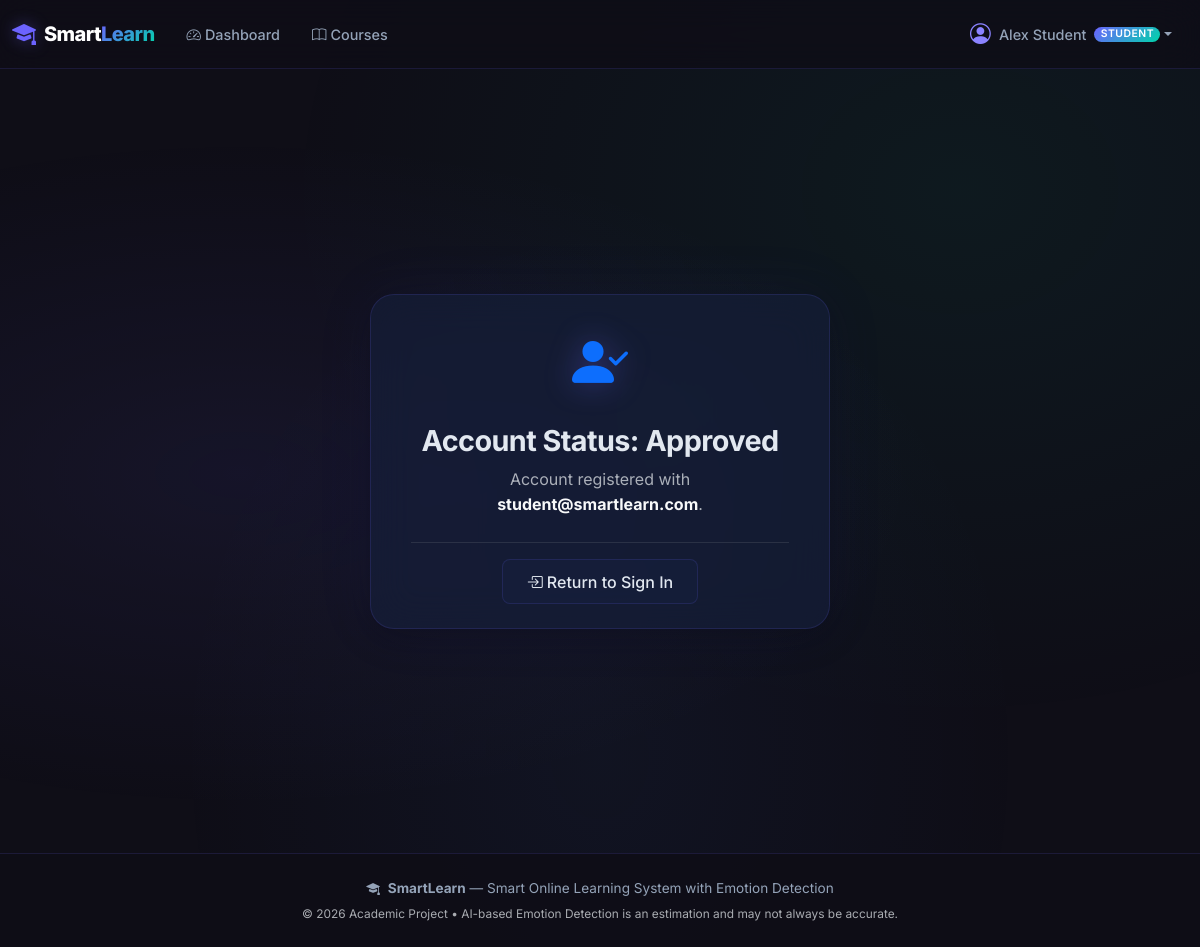
Screenshot of /account-status (signed in) with the database file from the repository.
### database/models.py (models this page shows)
class User(db.Model):
    __tablename__ = 'users'
    id = db.Column(db.Integer, primary_key=True)
    name = db.Column(db.String(150), nullable=False)
    email = db.Column(db.String(150), unique=True, nullable=False, index=True)
    password_hash = db.Column(db.String(255), nullable=False)
    role = db.Column(db.String(20), nullable=False, default='student')  # 'student', 'teacher', 'admin'
    status = db.Column(db.String(20), nullable=False, default='approved', index=True)  # 'unverified', 'pending_approval', 'approved', 'rejected', 'suspended'
    rejection_reason = db.Column(db.Text, nullable=True)
    is_active = db.Column(db.Integer, nullable=False, default=1)
    profile_image = db.Column(db.String(255), nullable=True)
    streak_days = db.Column(db.Integer, nullable=False, default=0)
    last_active_date = db.Column(db.Date, nullable=True)
    last_login = db.Column(db.DateTime, nullable=True)
    created_at = db.Column(db.DateTime, default=datetime.utcnow)
    courses = db.relationship('Course', backref='teacher', lazy=True, foreign_keys='Course.teacher_id')
    enrollments = db.relationship('Enrollment', backref='student', lazy=True, cascade='all, delete-orphan')
    quiz_attempts = db.relationship('QuizAttempt', backref='student', lazy=True, cascade='all, delete-orphan')
    emotion_logs = db.relationship('EmotionLog', backref='student', lazy=True, cascade='all, delete-orphan')
    notifications = db.relationship('Notification', backref='user', lazy=True, cascade='all, delete-orphan')
    otps = db.relationship('EmailOTP', backref='user', lazy=True, cascade='all, delete-orphan')

### routes/auth.py (the view)
@auth_bp.route('/account-status')
def account_status():
    email = session.get('status_email')
    if current_user.is_authenticated:
        email = current_user.email
    user_row = None
    if email:
        user_row = query_db('SELECT name, email, role, status, rejection_reason FROM users WHERE email = ?', [email], one=True)
    status = user_row['status'] if user_row else 'pending_approval'
    rejection_reason = user_row['rejection_reason'] if user_row else None
    user_name = user_row['name'] if user_row else 'Learner'
    return render_template(
        'account_status.html',
        status=status,
        user_name=user_name,
        email=email,
        rejection_reason=rejection_reason
    )

### database/database.py (called while the page is built)
def get_db():
    if 'db' not in g:
        g.db = sqlite3.connect(
            current_app.config['DATABASE'],
            detect_types=sqlite3.PARSE_DECLTYPES
        )
        g.db.row_factory = sqlite3.Row
        g.db.execute('PRAGMA foreign_keys = ON')
    return g.db

def query_db(query, args=(), one=False):
    db = get_db()
    cur = db.execute(query, args)
    rv = cur.fetchall()
    cur.close()
    return (rv[0] if rv else None) if one else rv

### templates/account_status.html (shortened to what this page needs)
{% extends "base.html" %}
{% block content %}
<div class="auth-wrapper">
    <div class="auth-card fade-in text-center py-4">
        {% if status == 'pending_approval' %}
            <div class="auth-logo text-warning mb-3" style="font-size: 3.5rem;">
                <i class="bi bi-hourglass-split"></i>
            </div>
            <h2 class="h3 fw-bold mb-2">Registration Under Review</h2>
            <div class="badge bg-warning bg-opacity-25 text-warning px-3 py-2 fs-6 mb-3">
                <i class="bi bi-clock-history me-1"></i>Pending Administrator Approval
            </div>
            <p class="text-muted mb-4 px-2">
                Thank you for verifying your email, <strong class="text-light">{{ user_name }}</strong>.<br>
                Your registration is currently being reviewed by an administrator. Once approved, you will receive an email confirmation and can log in to your dashboard.
            </p>
            <div class="card bg-dark bg-opacity-50 border-secondary border-opacity-25 p-3 text-start small text-muted mb-4">
                <div class="d-flex align-items-center mb-2">
                    <i class="bi bi-check-circle-fill text-success me-2"></i>Email verified
                </div>
                <div class="d-flex align-items-center text-warning">
                    <i class="bi bi-arrow-repeat me-2"></i>Administrator review in progress
                </div>
            </div>
        {% else %}
            <div class="auth-logo text-primary mb-3" style="font-size: 3.5rem;">
                <i class="bi bi-person-check-fill"></i>
            </div>
            <h2 class="h3 fw-bold mb-2">Account Status: {{ status|title }}</h2>
            <p class="text-muted mb-4">
                Account registered with <strong class="text-light">{{ email }}</strong>.
            </p>
        {% endif %}
        <div class="mt-4 pt-3 border-top border-secondary border-opacity-25">
            <a href="{{ url_for('auth.login') }}" class="btn btn-glass px-4">
                <i class="bi bi-box-arrow-in-right me-1"></i>Return to Sign In
            </a>
        </div>
    </div>
</div>
{% endblock %}

### templates/base.html (shortened to what this page needs)
<!DOCTYPE html>
<html lang="en" data-bs-theme="dark">
<head>
    <link href="https://cdn.jsdelivr.net/npm/bootstrap@5.3.3/dist/css/bootstrap.min.css" rel="stylesheet">
    <link href="https://cdn.jsdelivr.net/npm/bootstrap-icons@1.11.3/font/bootstrap-icons.min.css" rel="stylesheet">
    <link rel="stylesheet" href="{{ url_for('static', filename='css/style.css') }}">
</head>
<body>
    <nav class="navbar navbar-expand-lg navbar-dark sticky-top" id="main-navbar">
        <div class="container-fluid">
            <a class="navbar-brand d-flex align-items-center" href="{{ url_for('index') }}">
                <i class="bi bi-mortarboard-fill me-2 brand-icon"></i>
                <span class="brand-text">Smart<span class="brand-accent">Learn</span></span>
            </a>
            <div class="collapse navbar-collapse" id="navbarContent">
                {% if current_user.is_authenticated %}
                <ul class="navbar-nav me-auto mb-2 mb-lg-0">
                    {% if current_user.role == 'student' %}
                        <li class="nav-item">
                            <a class="nav-link" href="{{ url_for('student.dashboard') }}">
                                <i class="bi bi-speedometer2 me-1"></i>Dashboard
                            </a>
                        </li>
                        <li class="nav-item">
                            <a class="nav-link" href="{{ url_for('learning.courses') }}">
                                <i class="bi bi-book me-1"></i>Courses
                            </a>
                        </li>
                    {% endif %}
                </ul>
                <ul class="navbar-nav ms-auto">
                    <li class="nav-item dropdown">
                        <a class="nav-link dropdown-toggle d-flex align-items-center" href="#"
                           id="userDropdown" role="button" data-bs-toggle="dropdown" aria-expanded="false">
                            <div class="avatar-sm me-2">
                                <i class="bi bi-person-circle"></i>
                            </div>
                            <span>{{ current_user.name }}</span>
                            <span class="badge role-badge ms-2">{{ current_user.role | capitalize }}</span>
                        </a>
                    </li>
                </ul>
                {% endif %}
            </div>
        </div>
    </nav>
    <main class="main-content">
        {% block content %}{% endblock %}
    </main>
    <footer class="app-footer">
        <div class="container text-center">
            <p class="mb-1">
                <i class="bi bi-mortarboard-fill me-1"></i>
                <strong>SmartLearn</strong> — Smart Online Learning System with Emotion Detection
            </p>
            <p class="text-muted small mb-0">
                &copy; 2026 Academic Project &bull; AI-based Emotion Detection is an estimation and may not always be accurate.
            </p>
        </div>
    </footer>
</body>
</html>

### static/css/style.css (style rules this page uses)
:root { --primary: #6C63FF; --primary-light: #8B83FF; --primary-dark: #4F46E5; --primary-glow: rgba(108, 99, 255, 0.35); --accent: #00D4AA; --accent-light: #33DDBB; --accent-dark: #00B894; --accent-glow: rgba(0, 212, 170, 0.3); --bg-primary: #0F0E17; --bg-secondary: #1A1A2E; --bg-card: #16213E; --bg-card-hover: #1C2A4A; --bg-input: #1A1A2E; --glass-bg: rgba(22, 33, 62, 0.6); --glass-border: rgba(108, 99, 255, 0.15); --glass-shadow: 0 8px 32px rgba(0, 0, 0, 0.3); --text-primary: #E2E8F0; --text-secondary: #94A3B8; --text-muted: #64748B; --success: #22C55E; --warning: #F59E0B; --danger: #EF4444; --info: #3B82F6; --emotion-happy: #22C55E; --emotion-sad: #3B82F6; --emotion-neutral: #94A3B8; --emotion-confused: #F59E0B; --emotion-bored: #EF4444; --emotion-focused: #6C63FF; --radius-sm: 8px; --radius-md: 12px; --radius-lg: 16px; --radius-xl: 24px; --font-family: 'Inter', -apple-system, BlinkMacSystemFont, 'Segoe UI', sans-serif; --transition-fast: 0.2s cubic-bezier(0.4, 0, 0.2, 1); --transition-smooth: 0.3s cubic-bezier(0.4, 0, 0.2, 1); }
*, *::before, *::after { box-sizing: border-box; }
body { font-family: var(--font-family); background: var(--bg-primary); color: var(--text-primary); min-height: 100vh; display: flex; flex-direction: column; overflow-x: hidden; line-height: 1.6; }
body::before { content: ''; position: fixed; top: 0; left: 0; width: 100%; height: 100%; background: radial-gradient(ellipse at 20% 50%, rgba(108, 99, 255, 0.08) 0%, transparent 50%), radial-gradient(ellipse at 80% 20%, rgba(0, 212, 170, 0.06) 0%, transparent 50%), radial-gradient(ellipse at 50% 80%, rgba(59, 130, 246, 0.05) 0%, transparent 50%); pointer-events: none; z-index: -1; }
h1, h2, h3, h4, h5, h6 { font-weight: 700; letter-spacing: -0.02em; color: var(--text-primary); }
a { color: var(--primary-light); text-decoration: none; transition: color var(--transition-fast); }
#main-navbar { background: rgba(15, 14, 23, 0.85); backdrop-filter: blur(20px); -webkit-backdrop-filter: blur(20px); border-bottom: 1px solid var(--glass-border); padding: 0.6rem 0; z-index: 1050; }
.brand-icon { font-size: 1.5rem; color: var(--primary); filter: drop-shadow(0 0 8px var(--primary-glow)); }
.brand-text { font-weight: 800; font-size: 1.25rem; letter-spacing: -0.03em; }
.brand-accent { background: linear-gradient(135deg, var(--primary), var(--accent)); -webkit-background-clip: text; -webkit-text-fill-color: transparent; background-clip: text; }
.nav-link { color: var(--text-secondary) !important; font-weight: 500; font-size: 0.9rem; padding: 0.5rem 1rem !important; border-radius: var(--radius-sm); transition: all var(--transition-fast); }
.role-badge { font-size: 0.65rem; font-weight: 600; text-transform: uppercase; letter-spacing: 0.05em; background: linear-gradient(135deg, var(--primary), var(--accent)); color: white; padding: 0.2em 0.6em; border-radius: 20px; }
.avatar-sm { font-size: 1.3rem; color: var(--primary-light); }
.main-content { flex: 1; padding: 2rem 0; }
.app-footer { background: rgba(15, 14, 23, 0.9); border-top: 1px solid var(--glass-border); padding: 1.5rem 0; margin-top: auto; color: var(--text-secondary); font-size: 0.85rem; }
.auth-wrapper { min-height: calc(100vh - 80px); display: flex; align-items: center; justify-content: center; padding: 2rem; }
.auth-card { width: 100%; max-width: 460px; background: var(--glass-bg); border: 1px solid var(--glass-border); border-radius: var(--radius-xl); padding: 2.5rem; backdrop-filter: blur(20px); box-shadow: var(--glass-shadow), 0 0 60px rgba(108, 99, 255, 0.08); }
.auth-card .auth-logo { font-size: 3rem; color: var(--primary); filter: drop-shadow(0 0 15px var(--primary-glow)); margin-bottom: 0.5rem; }
.auth-card h2 { font-size: 1.8rem; margin-bottom: 0.3rem; }
.btn-glass { background: var(--glass-bg); border: 1px solid var(--glass-border); color: var(--text-primary); font-weight: 500; padding: 0.6rem 1.5rem; border-radius: var(--radius-sm); transition: all var(--transition-fast); }
.fade-in { animation: fadeIn 0.5s ease forwards; }

### rows the page displays
User: name "Alex Student", role "STUDENT", status "Approved", email "student@smartlearn.com"
